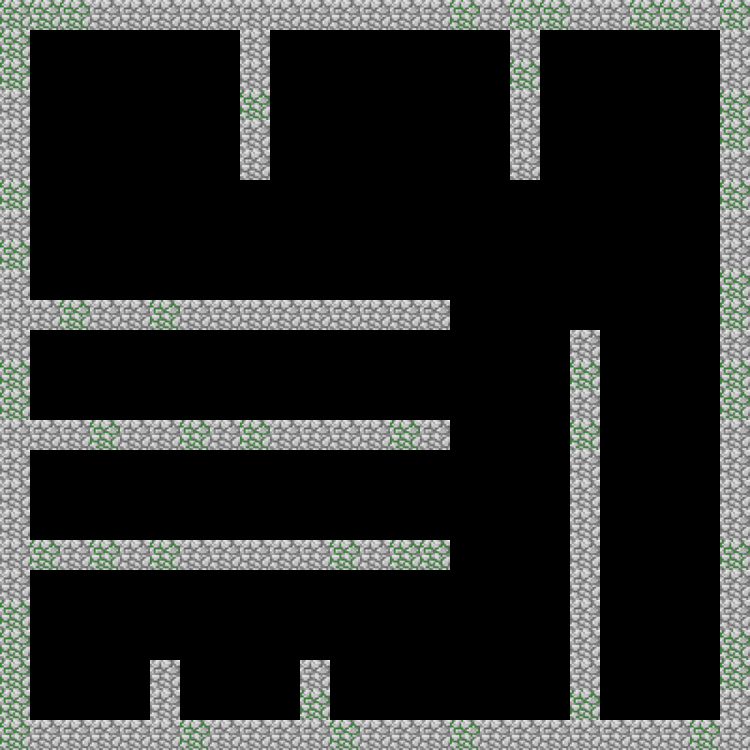

This is a level from a 2D game, rendered from its Tiled map with the project's own tilesets. A one-line summary and the map file follow, with tile-layer data summarised:
An orthogonal 25x25 tile map with 30x30 px tiles, 2 tile layers (Default Walls, level4), 4 hidden layers not drawn.

<map version="1.10" tiledversion="1.10.2" orientation="orthogonal" renderorder="right-down" width="25" height="25" tilewidth="30" tileheight="30" infinite="0" nextlayerid="7" nextobjectid="1">
 <editorsettings>
  <export format="tmx" />
 </editorsettings>
 <tileset firstgid="1" source="./Tileset.tsx" />
 <layer id="1" name="Ground" width="25" height="25" visible="0">
  <data>[625 cells, 625 non-empty, 2 distinct tile ids]</data>
 </layer>
 <layer id="2" name="Default Walls" width="25" height="25">
  <data>[625 cells, 96 non-empty, 2 distinct tile ids]</data>
 </layer>
 <layer id="3" name="level1" width="25" height="25" visible="0">
  <data>[625 cells, 75 non-empty, 2 distinct tile ids]</data>
 </layer>
 <layer id="4" name="level2" width="25" height="25" visible="0">
  <data>[625 cells, 84 non-empty, 2 distinct tile ids]</data>
 </layer>
 <layer id="5" name="level3" width="25" height="25" visible="0">
  <data>[625 cells, 58 non-empty, 2 distinct tile ids]</data>
 </layer>
 <layer id="6" name="level4" width="25" height="25">
  <data>[625 cells, 69 non-empty, 2 distinct tile ids]</data>
 </layer>
</map>